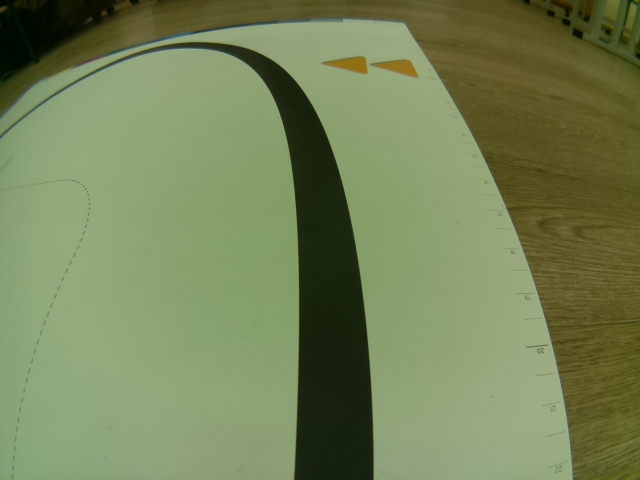
#> input picture scripts/imgprocess/1.jpg, 640 x 480 px
$ python Line.py
#> lines starting #> are read from the running program, lines starting #| are printed output that depends on the picture; after the words box and inside, x2 and y2 are one past the last pixel; in counts of white or black regions, pixels touching at a corner belong together
#> in main, img is the input picture: shape (480, 640, 3); mean B, G, R 87.1, 131.1, 117.2
#!/usr/bin/env python
import cv2
import numpy as np


# Define a class to receive the characteristics of each line detection
class Line():
    def __init__(self, img):
        # was the line detected in the last iteration?
        # self.detected = False
        # # x values of the last n fits of the line
        # self.recent_xfitted = []
        # #average x values of the fitted line over the last n iterations
        # self.bestx = None
        # #polynomial coefficients averaged over the last n iterations
        # self.best_fit = None
        # #polynomial coefficients for the most recent fit
        # self.current_fit = [np.array([False])]
        self.window_center = img.shape[1]//2
#> self.window_center = 320
        self.window_width = img.shape[1]//5
#> self.window_width = 128
        self.seeBelowY = img.shape[0] - img.shape[0]//6
#> self.seeBelowY = 400
        self.img_centerX = img.shape[1]//2
#> self.img_centerX = 320
        self.line_center = img.shape[1]//2
#> self.line_center = 320


    def find_offset(self, img):


        gray = cv2.cvtColor(img, cv2.COLOR_BGR2GRAY)
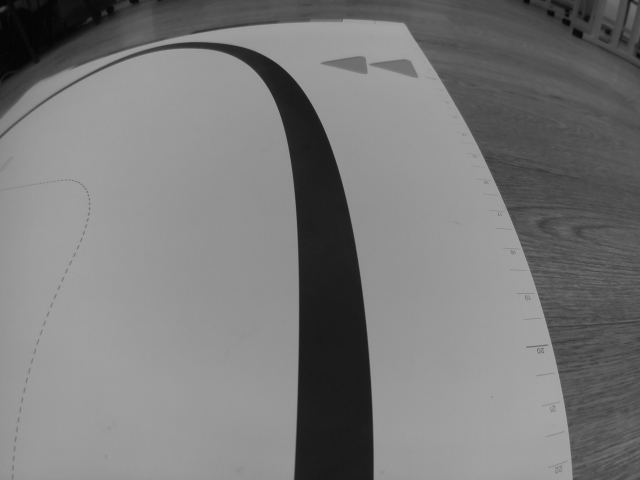
#> gray: shape (480, 640); min 4, max 168, mean 121.9


        windowLeftX = self.window_center-self.window_width
#> windowLeftX = 192
        windowRightX = self.window_center+self.window_width
#> windowRightX = 448
        roi = gray[self.seeBelowY:,windowLeftX:windowRightX]
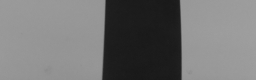
#> roi: shape (80, 256); min 23, max 159, mean 114.4
        thresh, binary = cv2.threshold(roi, 1, 255, cv2.THRESH_OTSU)
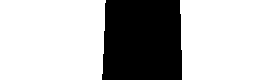
#> binary: shape (80, 256); 69.9% white; 1 black region, box (x1, y1, x2, y2) and area: (102, 0, 182, 80) 6174
#> thresh = 90
        binary_inv = np.zeros_like(binary)
        binary_inv[binary==0] = 1

        nonzero = binary_inv.nonzero()
        if len(nonzero) != 0:
            nonzerox = np.array(nonzero[1])
        else:
            nonzerox = self.window_width

        outImg = img.copy()
        cv2.rectangle(outImg, (windowLeftX, self.seeBelowY), (windowRightX, gray.shape[0]), (0,255,0), 2)
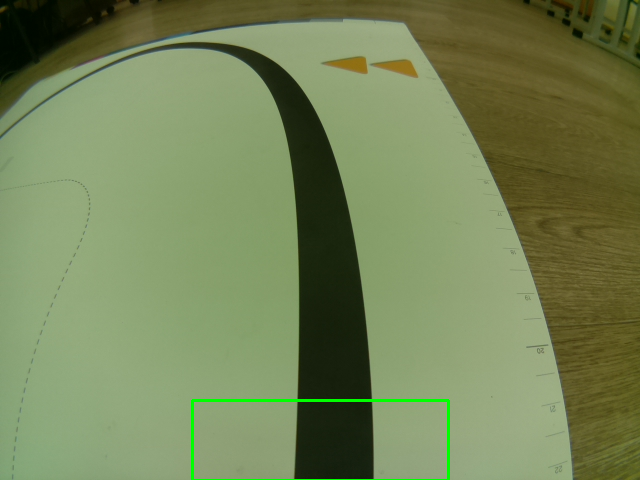
#> outImg: shape (480, 640, 3); 0.49% of pixels changed, all inside (x1, y1, x2, y2) = (191, 399, 450, 480)

        avgX = np.median(nonzerox)

        self.line_center = int(avgX)+windowLeftX
#> self.line_center = 334
        cv2.circle(outImg, (self.line_center, self.seeBelowY), 5, (0,255,0),2)
#> outImg: shape (480, 640, 3); 0.02% of pixels changed, all inside (x1, y1, x2, y2) = (328, 394, 341, 407)
        cv2.circle(outImg, (self.img_centerX, self.seeBelowY), 5, (0,0,255),2)
#> outImg: shape (480, 640, 3); mean B, G, R 86.6, 131.7, 116.7

        if abs(self.window_center-self.line_center) > 10:
            self.window_center = int(0.5*self.line_center + 0.5*self.window_center)
#> self.window_center = 327


        cte = self.line_center - self.img_centerX
#> cte = 14

        return cte, outImg


def main():
    img = cv2.imread('1.jpg')
    cv2.imshow('test', img)

    line = Line(img)
    cte, outImg = line.find_offset(img)
#> cte = 14

    cv2.imshow('testOut', outImg)
    cv2.waitKey(0)
    cv2.destroyAllWindows()


if __name__ == '__main__':
    main()
